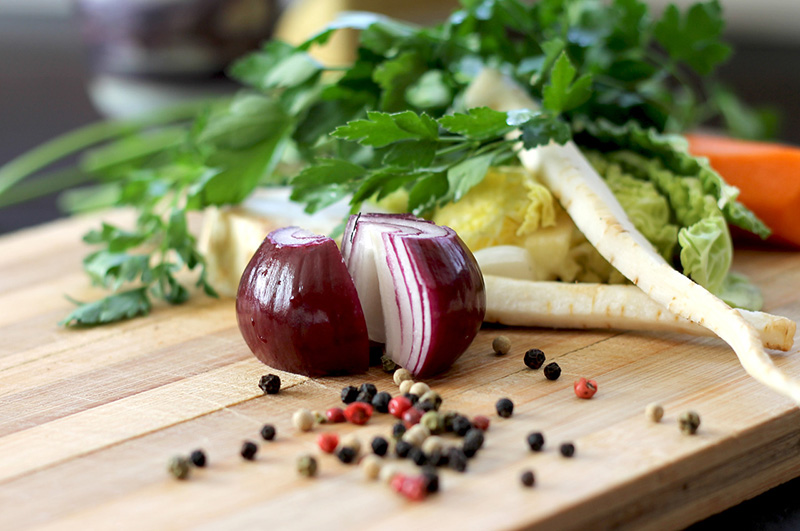
//> input picture VisionHW3-2/VisionHW3-2/food.jpg, 800 x 531 px
$ ./소스   (built with g++ and OpenCV 4)
//> lines starting //> are read from the running program, lines starting //| are printed output that depends on the picture; after the words box and inside, x2 and y2 are one past the last pixel; in counts of white or black regions, pixels touching at a corner belong together
### VisionHW3-2/VisionHW3-2/laplacianZC.h
#pragma once
#include <opencv2/opencv.hpp>
using namespace std;
using namespace cv;

class LaplacianZC {
private:
	cv::Mat laplace;
	int apeture;
public:
	LaplacianZC() : apeture(3) { }
	void  setApeture(int a) {
		apeture = a;
	}
	int  getApeture() { return  apeture; }
	cv::Mat  computeLaplacian(const cv::Mat&  image) {
		cv::Laplacian(image, laplace, CV_32F, apeture);
		return  laplace;
	}
	cv::Mat  getLaplacianImage(double scale = -1) {
		if (scale < 0) {
			double  lapmin, lapmax;
			cv::minMaxLoc(laplace, &lapmin, &lapmax);
			scale = 127 / max(-lapmin, lapmax);
		}  //-127 ~ 127
		cv::Mat  laplacianImage; //영상 값을 0 ~ 255로 변환
		laplace.convertTo(laplacianImage, CV_8U, scale, 128);
		return  laplacianImage;
	}
	cv::Mat  getZeroCrossing(cv::Mat  laplace) {
		//threshold =0, negative value is black, positive value is white
		cv::Mat signImage;
		double lapmax;
		cv::minMaxLoc(laplace, 0, &lapmax);
		//cv::threshold(laplace, signImage, 0, 255, cv::THRESH_BINARY);
		cv::threshold(laplace, signImage, lapmax*0.05, 255, cv::THRESH_BINARY);
		cv::Mat  binary;
		signImage.convertTo(binary, CV_8U);
		cv::Mat  dilated;
		cv::dilate(binary, dilated, cv::Mat());
		return  dilated - binary;
	}
};

### VisionHW3-2/VisionHW3-2/소스.cpp
#include <opencv2/opencv.hpp>
#include <iostream>
#include "laplacianZC.h"

using namespace std;


int main() {
	cv::Mat  image = cv::imread("food.jpg",0);
//> image: 531 rows x 800 cols, CV_8UC1; min 0, max 255, mean 138.3
	cv::imshow("Image", image);
	cv::Mat  laplace;
	cv::Laplacian(image, laplace, CV_8U, 1, 1, 128);
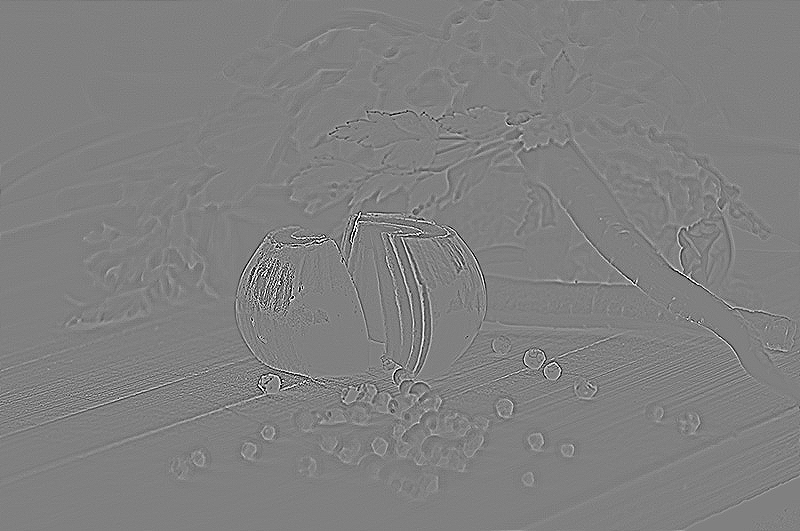
//> laplace: 531 rows x 800 cols, CV_8UC1; min 0, max 255, mean 128
	cv::imshow("Laplacian", laplace);

	LaplacianZC  laplacian;
	laplacian.setApeture(7);
	cv::Mat  flap = laplacian.computeLaplacian(image);
	double  lapmin, lapmax;
	cv::minMaxLoc(flap, &lapmin, &lapmax);
//> lapmin = -69970; lapmax = 63302
	cout << "Laplacian value range = [" << lapmin << ", " << lapmax << " ] \n" ;
//| Laplacian value range = [-69970, 63302 ]
	laplace = laplacian.getLaplacianImage();
//> in getLaplacianImage, `cv::minMaxLoc(laplace, &lapmin, &lapmax);`: lapmin = -69970; lapmax = 63302
//> in getLaplacianImage, `scale = 127 / max(-lapmin, lapmax);`: scale = 0.00182
	cv::imshow("Laplacian(7)", laplace);
	cv::waitKey();
	cv::Mat  zeros;
	zeros = laplacian.getZeroCrossing(flap);
//> in getZeroCrossing, `cv::minMaxLoc(laplace, 0, &lapmax);`: lapmax = 63302
//> in getZeroCrossing, `cv::threshold(laplace, signImage, lapmax*0.05, 255, cv::THRESH_BINARY);`:
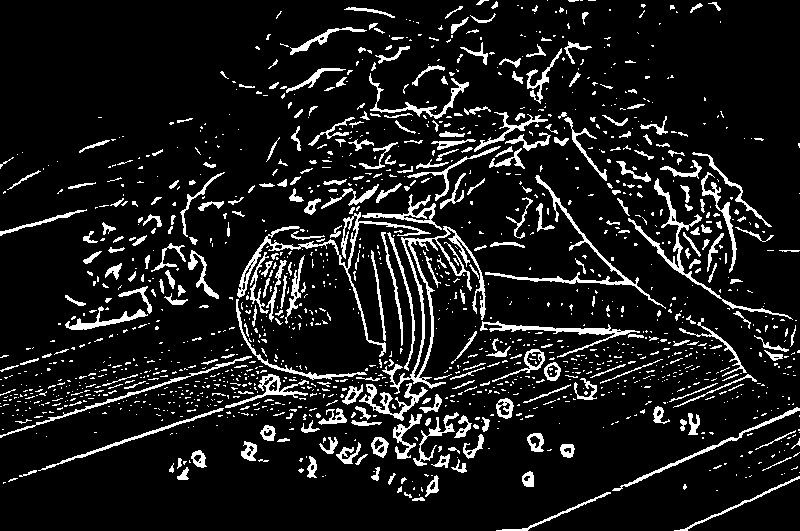
//> signImage: 531 rows x 800 cols, CV_32FC1; 10.5% white; 1511 white regions (1190 under 20 px), largest, box (x1, y1, x2, y2) and area: (382, 226, 486, 394) 2141, (237, 212, 431, 357) 1634, (485, 175, 666, 309) 1171
//> in getZeroCrossing, `cv::dilate(binary, dilated, cv::Mat());`: dilated: 531 rows x 800 cols, CV_8UC1; 23.1% white; 696 white regions (271 under 20 px), largest, box (x1, y1, x2, y2) and area: (0, 111, 769, 485) 38269, (307, 45, 492, 147) 3162, (616, 177, 798, 330) 3158
//> zeros: 531 rows x 800 cols, CV_8UC1; 12.6% white in thin lines or dots
	cv::imshow("Zero-crossings", 255 - zeros);
	cv::waitKey();

	cv::Mat enhanced;
	cv::Laplacian(image, laplace, CV_32F, 1);
	laplace.convertTo(laplace, CV_8U);
//> laplace: 531 rows x 800 cols, CV_8UC1
	enhanced = image - laplace;
	enhanced.convertTo(enhanced, CV_8U);
	cv::imshow("LaplacianEnhanced", enhanced);
	cv::waitKey();

	cv::Mat dog;
	cv::Mat  gauss20, gauss22, dogImage;
	cv::GaussianBlur(image, gauss20, cv::Size(), 2.0);
	cv::GaussianBlur(image, gauss22, cv::Size(), 2.2);
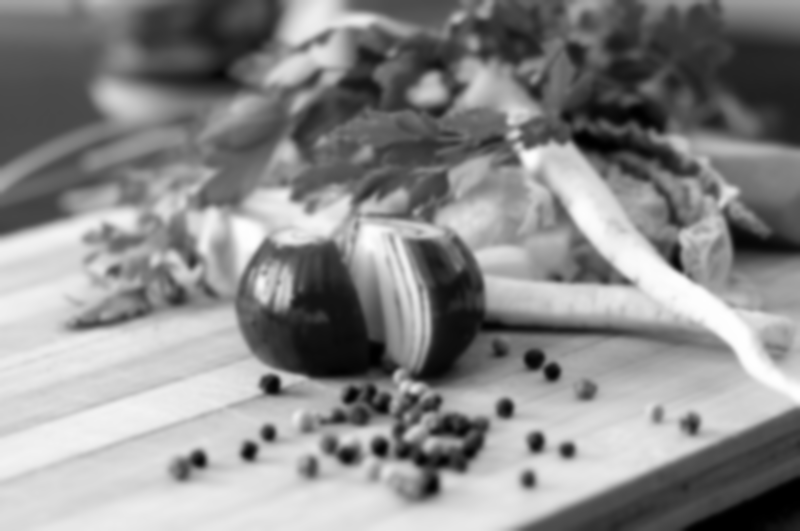
//> gauss22: 531 rows x 800 cols, CV_8UC1; min 0, max 255, mean 138.3
	cv::subtract(gauss22, gauss20, dog, cv::Mat(), CV_32F);//saturate
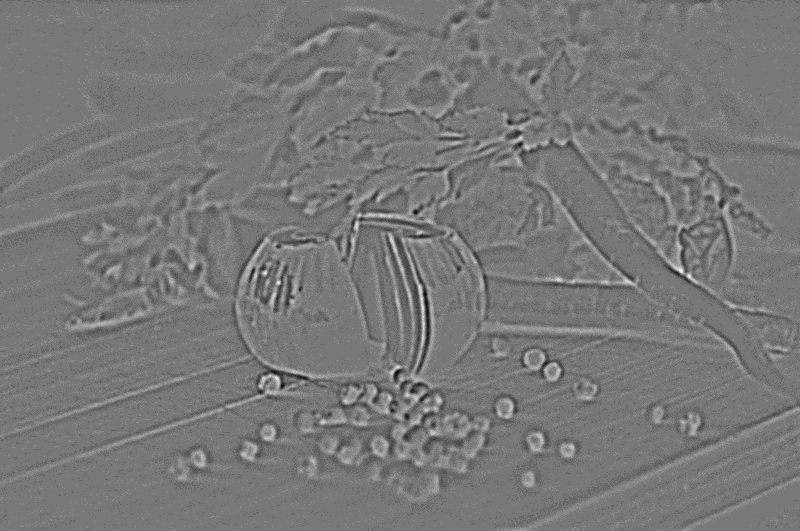
//> dog: 531 rows x 800 cols, CV_32FC1; min -8, max 9, mean -0.000315; drawn with min black and max white
	dog.convertTo(dogImage, CV_8U, 10.0, 128);
	cv::imshow("DoG Image", dogImage);
	cv::waitKey();
	zeros = laplacian.getZeroCrossing(dog);
//> in getZeroCrossing (call 2), `cv::threshold(laplace, signImage, lapmax*0.05, 255, cv::THRESH_BINARY);`: signImage: 531 rows x 800 cols, CV_32FC1; 18.3% white; 5894 white regions (5543 under 20 px), largest, box (x1, y1, x2, y2) and area: (235, 220, 386, 379) 4139, (485, 161, 665, 307) 2217, (322, 174, 486, 320) 2090
//> in getZeroCrossing (call 2), `cv::dilate(binary, dilated, cv::Mat());`: dilated: 531 rows x 800 cols, CV_8UC1; 42.7% white; 1086 white regions (551 under 20 px), largest, box (x1, y1, x2, y2) and area: (0, 0, 796, 475) 67194, (558, 86, 800, 322) 14616, (468, 151, 666, 308) 6642
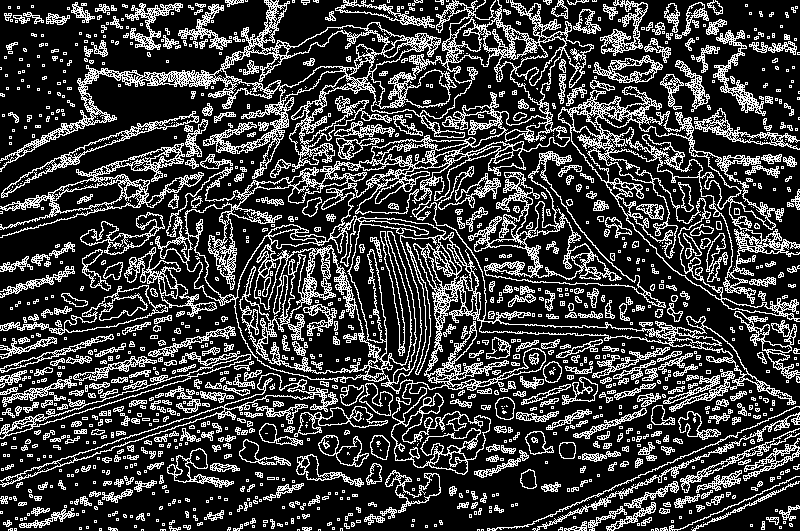
//> zeros: 531 rows x 800 cols, CV_8UC1; 24.3% white in thin lines or dots
	cv::imshow("Zero-crossings of DoG", 255 - zeros);
	cv::waitKey();

	cv::GaussianBlur(image, image, cv::Size(7, 7), 2.5);
	flap = laplacian.computeLaplacian(image);
	cv::minMaxLoc(flap, &lapmin, &lapmax);
//> lapmin = -17156; lapmax = 18446
	cout << "Laplacian of G value range = [" << lapmin << ", " << lapmax << " ] ";
//| Laplacian of G value range = [-17156, 18446 ]
	laplace = laplacian.getLaplacianImage();
	cv::imshow("LaplacianGaussian(7)", laplace);
	cv::waitKey();
	zeros = laplacian.getZeroCrossing(flap);
//> in getZeroCrossing (call 3), `cv::threshold(laplace, signImage, lapmax*0.05, 255, cv::THRESH_BINARY);`:
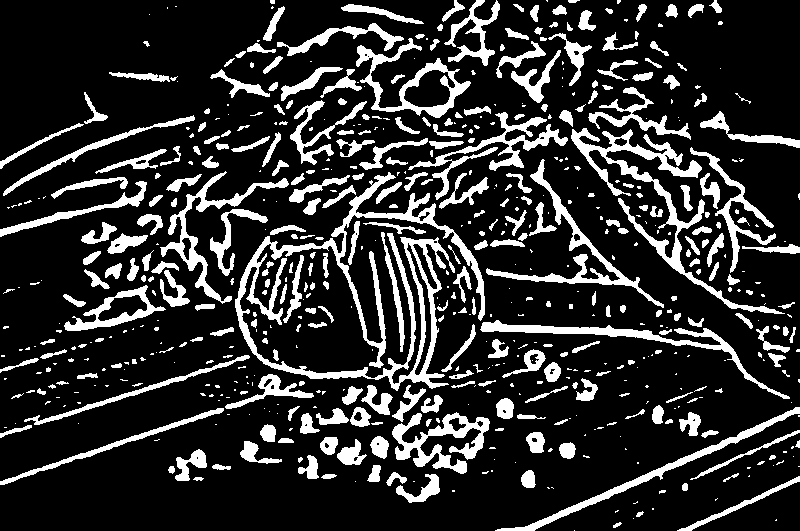
//> signImage: 531 rows x 800 cols, CV_32FC1; 18.5% white; 630 white regions (313 under 20 px), largest, box (x1, y1, x2, y2) and area: (235, 172, 485, 391) 9041, (571, 128, 785, 314) 4317, (392, 412, 490, 474) 2365
//> in getZeroCrossing (call 3), `cv::dilate(binary, dilated, cv::Mat());`: dilated: 531 rows x 800 cols, CV_8UC1; 29.5% white; 442 white regions (109 under 20 px), largest, box (x1, y1, x2, y2) and area: (234, 171, 791, 475) 27090, (558, 109, 800, 319) 9949, (289, 33, 472, 166) 5730
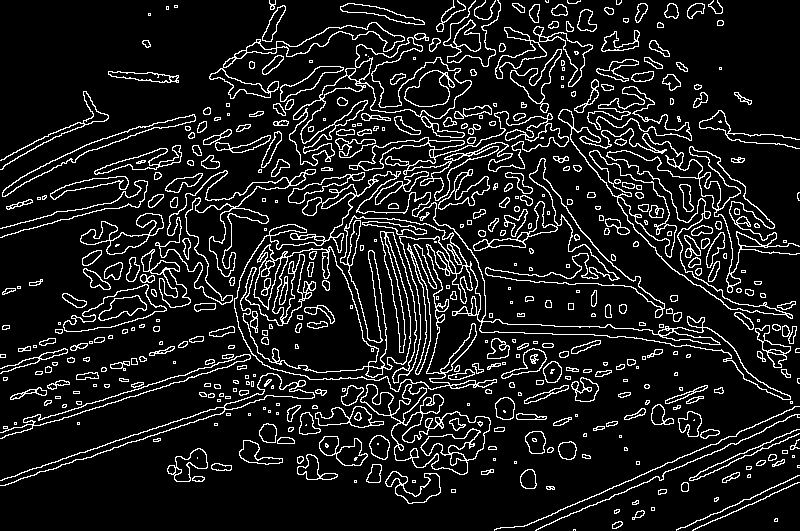
//> zeros: 531 rows x 800 cols, CV_8UC1; 11% white in thin lines or dots
	cv::imshow("Zero-crossings of LoG", 255 - zeros);
	cv::waitKey();


	return 0;
}
